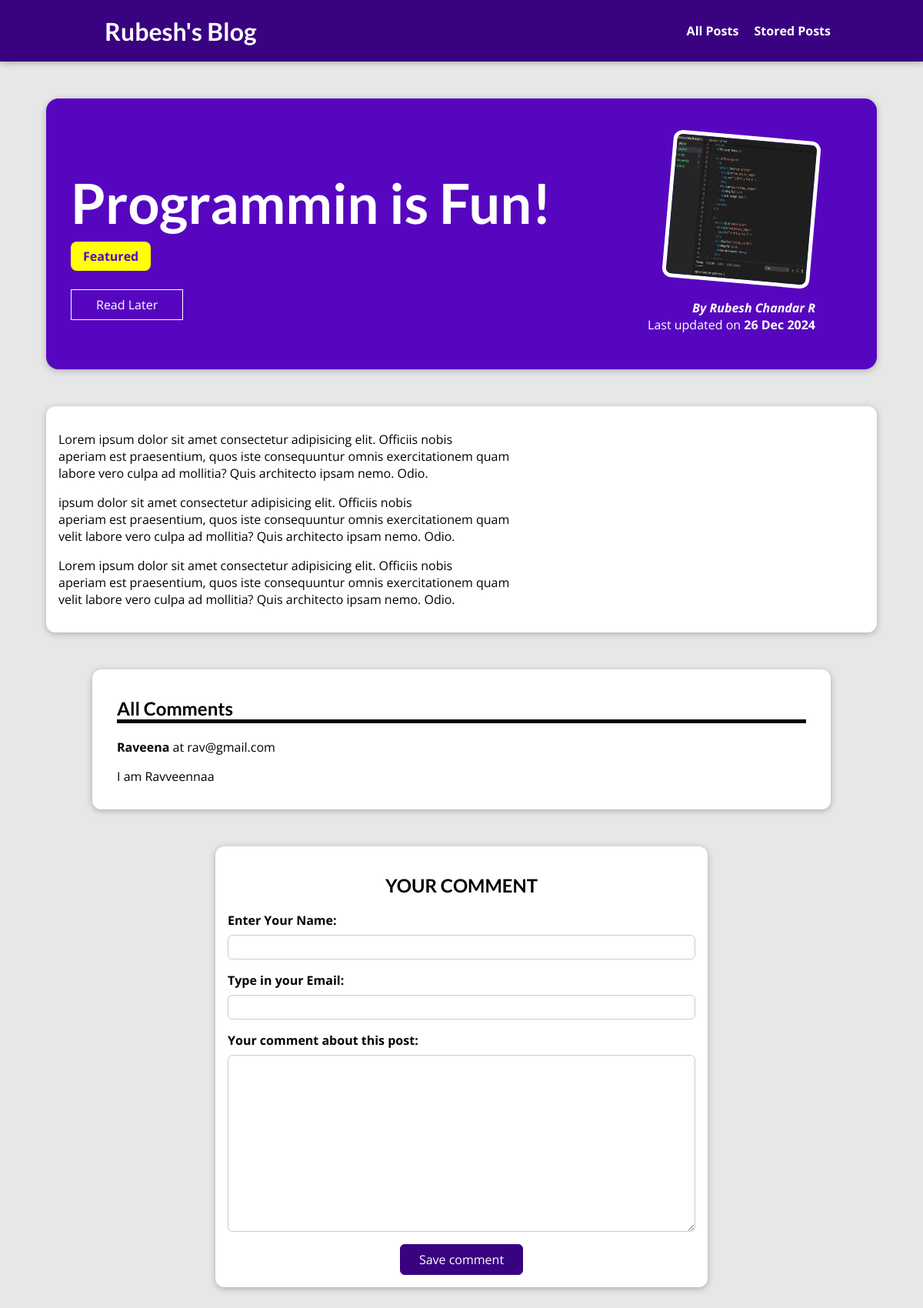
/posts/programmin-is-fun, run on the app's committed database.
### blog/models.py (models this page shows, shortened)
class Post(models.Model):
    title = models.CharField(max_length=150)
    excerpt = models.CharField(max_length=200)
    image = models.ImageField(upload_to="posts", null=True)
    date = models.DateField(auto_now=True)
    slug = models.SlugField(unique=True, db_index=True, null=False)
    content = models.TextField(validators=[MinLengthValidator(10)])
    author = models.ForeignKey(
        Author, on_delete=models.SET_NULL, null=True, related_name="post")
    tags = models.ManyToManyField(Tag)

class Tag(models.Model):
    caption = models.CharField(max_length=20)

class Author(models.Model):
    first_name = models.CharField(max_length=30)
    last_name = models.CharField(max_length=30)
    email = models.EmailField()
    def __str__(self):
        return f"{self.first_name} {self.last_name}"

class Comment(models.Model):
    user_name = models.CharField(max_length=120)
    user_email = models.EmailField()
    text = models.TextField(max_length=400)
    post = models.ForeignKey(
        Post, on_delete=models.CASCADE, related_name="comments")

### blog/views.py (the view, shortened to what this page needs)
# urls.py: path("posts/<slug:slug>", views.SinglePostView.as_view(),
class SinglePostView(View):
    def is_stored_post(self, request, post_id):
        stored_posts = request.session.get("stored_posts")
        if stored_posts is not None:
            is_saved_for_later = post_id in stored_posts
        else:
            is_saved_for_later = False
        return is_saved_for_later
    def get(self, request, slug):
        post = Post.objects.get(slug=slug)
        return render(request, "blog/post-detail.html", {
            "post": post,
            "post_tags": post.tags.all(),
            "comment_form": CommentForm(),
            "comments": post.comments.all().order_by("-id"),
            "saved_for_later": self.is_stored_post(request, post.id)
        })

### blog/forms.py
class CommentForm(forms.ModelForm):
    class Meta:
        model = Comment
        exclude = ["post"]
        labels = {
            "user_name": "Enter Your Name",
            "user_email": "Type in your Email",
            "text": "Your comment about this post"
        }

### blog/templates/blog/post-detail.html (shortened to what this page needs)
{% extends "base.html" %}
{% load static %}
{% block css_styles %}
<link rel="stylesheet" href="{% static "blog/post-detail.css" %}">
{% endblock css_styles %}
{% block content %}
<section id="summary">
    <h2>{{post.title}}</h2>
    <div>
    {% for tag in post_tags %}
        <span class="tag">{{tag.caption}}</span>
    {% endfor %}
    </div>
    <article>
        <img src="{{ post.image.url }}" alt="Post Title"/>
        <address>By <a href="mailto:{{post.author.email}}">{{post.author}}</a></address>
        <div>
            Last updated on <time>{{post.date | date:"d M Y"}}</time>
        </div>
    </article>
<div id="read-later">
    <form action="{% url "read-later" %}" method="POST">
        <button>
            {% if saved_for_later %}
                Remove from Read Later list
            {% else %}
                Read Later
            {% endif %}
        </button>
    </form>
</div>
</section>
<main>
    {{post.content | linebreaks}}
</main>
<section id="comments">
    <h2>All Comments</h2>
    <ul>
        {% for comment in comments  %}
            <li>
                <span> <b>{{comment.user_name}}</b> at {{comment.user_email}}</span>
                <p>{{comment.text | linebreaks}}</p>
            </li>
        {% endfor %}
    </ul>
</section>
<form action="{% url "post-detail-page" post.slug %}" id="comment_form" method="POST">
    <h2>YOUR COMMENT</h2>
    {% for form_fields in comment_form %}
        <div class="form-control {% if form_fields.errors %} invalid {% endif %}">
            {{form_fields.label_tag}}
            {{form_fields}}
        </div>
    {% endfor %}
    <div class="flex_cont">
        <button>Save comment</button>
    </div>
</form>
{% endblock content %}

### static/app.css (style rules this page uses)
* { box-sizing: border-box; }
html { font-family: 'Open Sans', 'Lato', sans-serif; }
body { margin: 0; }
h1, h2, h3 { font-family: 'Lato', sans-serif; font-weight: bold; }

### blog/static/blog/post-detail.css (style rules this page uses)
body { background-color: #e7e7e7; }
#summary { margin: 8rem auto 3rem auto; padding: 2rem; width: 90%; max-width: 90rem; border-radius: 16px; background-color: #5706c0; position: relative; box-shadow: 0 2px 8px rgba(0, 0, 0, 0.25); height: 22rem; }
#summary h2 { color: white; font-size: 4.5rem; margin-bottom: 1rem }
#summary article { position: absolute; top: 2rem; right: 3rem; padding: 1rem 2rem; border-radius: 12px; text-align: right; color: white; }
#summary article img { width: 12rem; height: 12rem; border-radius: 12px; transform: rotateZ(5deg); border: 5px solid white; margin-bottom: 1rem; }
#summary address { font-weight: bold; }
#summary a { color: white; text-decoration: none; cursor: pointer; }
#summary time { font-weight: bold; }
main { width: 90%; max-width: 90rem; margin: 3rem auto; background-color: white; padding: 1rem; border-radius: 12px; box-shadow: 0 2px 8px rgba(0, 0, 0, 0.25); }
.tag { background-color: yellow; color: #5706c0; padding: 0.5rem 1rem; font-weight: bold; border-radius: 8px; }
#comment_form h2 { text-align: center; }
#comment_form { margin: 3rem auto; width: 90%; max-width: 40rem; border-radius: 12px; background-color: white; box-shadow: 0 2px 8px rgba(0, 0, 0, 0.25); padding: 1rem; }
.form-control { margin-bottom: 1rem; }
.form-control label { font-weight: bold; margin-bottom: 0.5rem; display: block; }
.form-control input, .form-control textarea { display: block; width: 100%; font: inherit; padding: 0.25rem; border-radius: 6px; border: 1px solid #ccc; }
.flex_cont { display: flex; justify-content: center; }
.flex_cont button { font: inherit; background-color: #390281; color: white; border: 1px solid #390281; padding: 0.5rem 1.5rem; border-radius: 6px; cursor: pointer; display: flex; }
#comments { margin: 3rem auto; width: 90%; max-width: 60rem; border-radius: 12px; background-color: white; box-shadow: 0 2px 8px rgba(0, 0, 0, 0.25); padding: 1rem 2rem; }
#comments ul { list-style: none; margin: 0; padding: 0; }
#comments li { margin-bottom: 1rem; border-bottom: 2px solid #ccc; }
#comments li:last-of-type { border-bottom: none; }
#comments h2 { border-bottom: 5px solid black; }
#read-later { margin: 2rem 0; }
#read-later button { background-color: transparent; border: 1px solid white; padding: 0.5rem 2rem; font: inherit; color: white; cursor: pointer; }

### data on the page
Post: title "Programmin is Fun!", image (picture), author "Rubesh Chandar R", date "26 Dec 2024", content "Lorem ipsum dolor sit amet consectetur adipisicing elit. Officiis nobis aperiam est praesentium, quos iste consequuntur omnis exercitationem quam labore vero culpa ad mollitia? Quis architecto ipsam nemo. Odio. ipsum dolor sit amet consectetur adipisicing elit. Officiis nobis aperiam est praesentium, quos iste consequuntur omnis exercitationem quam velit labore vero culpa ad mollitia? Quis architecto ipsam nemo. Odio. Lorem ipsum dolor sit amet consectetur adipisicing elit. Officiis nobis aperiam est praesentium, quos iste consequuntur omnis exercitationem quam velit labore vero culpa ad mollitia? Quis architecto ipsam nemo. Odio."
Tag: caption "Featured"
Comment: user_name "Raveena", user_email "rav@gmail.com", text "I am Ravveennaa"
